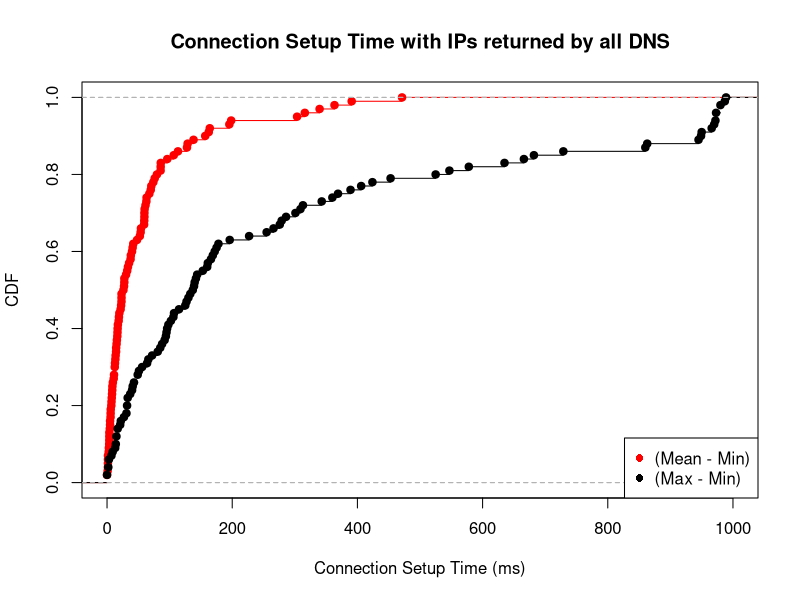

Source code (R):
mean_min <- c(10.666667, 198.318403, 79.707865, 9.277778, 3.439394, 32.166667, 8.000000, 15.250000, 156.850000, 2.666667, 47.906094, 13.305556, 0.916667, 4.833333, 195.400000, 138.181818, 3.700000, 1.388889, 23.125000, 69.833333, 303.608889, 12.333333, 41.909091, 12.333333, 26.166667, 21.688889, 363.415208, 17.333333, 3.666667, 22.476190, 1.500000, 38.020833, 19.000000, 40.888889, 60.027778, 76.166667, 62.833333, 113.333000, 85.851852, 8.551282, 14.555556, 37.583333, 106.566000, 35.208194, 27.166667, 7.133333, 30.388889, 6.833333, 59.444444, 5.729167, 315.986923, 19.666667, 14.472222, 128.750000, 12.722222, 27.666667, 339.598000, 390.871000, 0.000000, 162.500000, 52.400000, 471.333333, 63.186667, 54.166667, 53.666667, 3.600000, 16.919540, 15.722222, 1.333333, 7.531915, 73.916667, 27.611111, 11.141026, 16.416667, 13.714286, 33.404762, 59.703333, 0.000000, 18.566667, 1.443532, 59.199959, 5.625000, 4.854167, 67.555556, 127.705294, 85.673913, 96.222222, 70.721667, 39.916667, 23.083333, 4.416667, 85.555556, 2.916667, 8.333333, 5.907407, 16.696970, 23.171429, 59.692308, 61.444444, 164.125000)

max_min <- c(153.00, 944.99, 227.00, 88.00, 85.00, 130.00, 94.00, 27.00, 301.00, 7.00, 979.99, 72.00, 2.00, 17.00, 389.00, 255.00, 33.00, 3.00, 369.00, 196.00, 681.99, 56.00, 172.00, 102.00, 127.00, 144.00, 972.99, 49.00, 13.00, 279.00, 3.00, 276.00, 43.00, 96.00, 95.00, 160.00, 137.00, 949.99, 729.00, 32.00, 41.00, 133.00, 965.99, 988.99, 81.00, 37.00, 92.00, 32.00, 98.00, 31.00, 971.99, 49.00, 139.00, 525.00, 22.00, 142.00, 972.99, 859.99, 0.00, 635.00, 107.00, 863.00, 424.00, 161.00, 166.00, 21.00, 66.00, 115.00, 2.00, 40.00, 547.00, 106.00, 125.00, 33.00, 406.00, 286.00, 979.99, 0.00, 313.00, 51.00, 986.99, 15.00, 14.00, 343.00, 948.99, 666.00, 266.00, 969.99, 140.00, 64.00, 17.00, 309.00, 9.00, 15.00, 178.00, 169.00, 175.00, 578.00, 360.00, 453.00)

mean_min_val = ecdf(mean_min)
max_min_val = ecdf(max_min)

plot(mean_min_val, lty=1, col="red", xlab="Connection Setup Time (ms)", ylab="CDF", main="Connection Setup Time with IPs returned by all DNS", xlim=c(0, 1000))
lines(max_min_val)

legend("bottomright",  pch =16, legend=c("(Mean - Min)", "(Max - Min)"), col=c("red", "black"))
